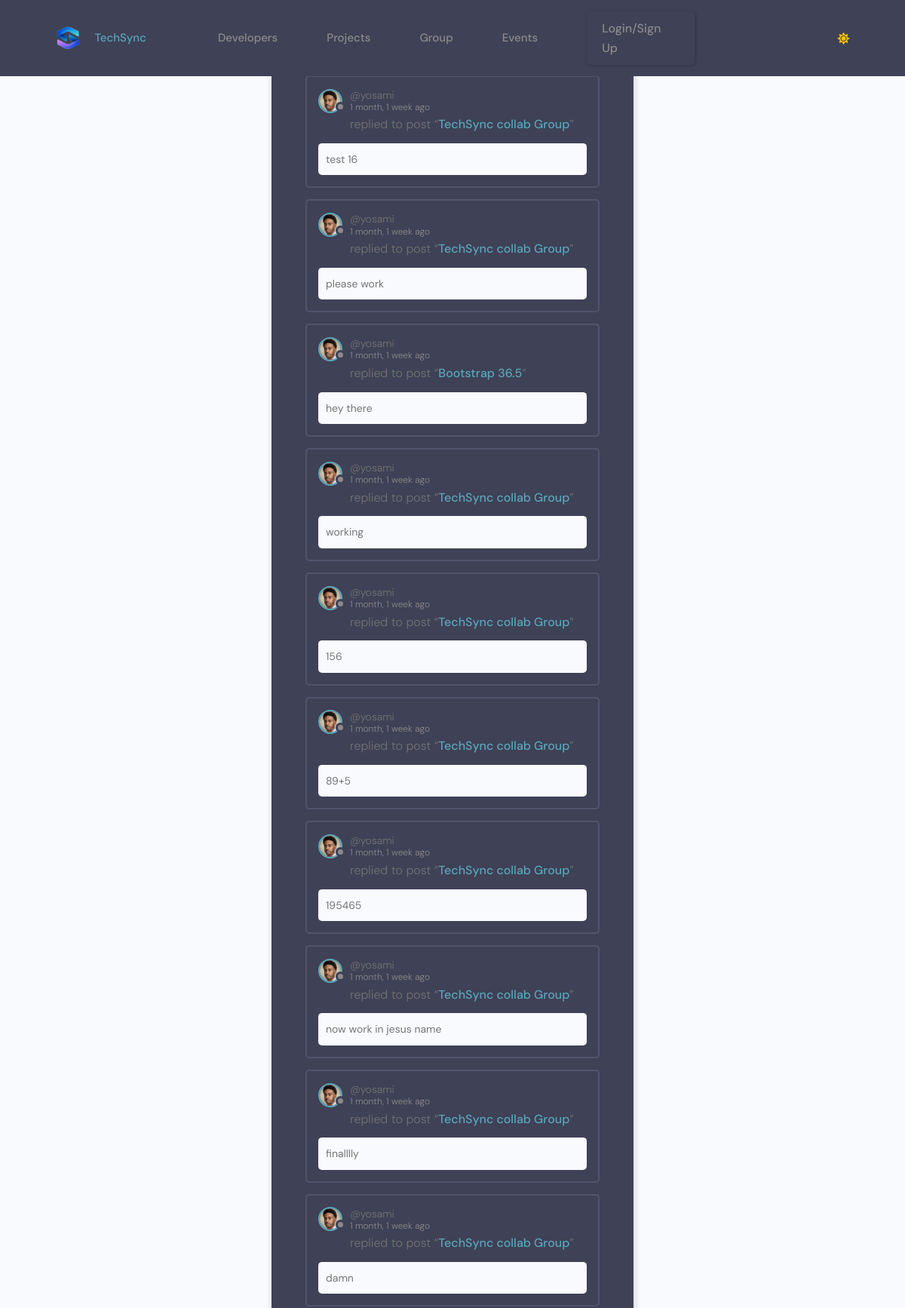
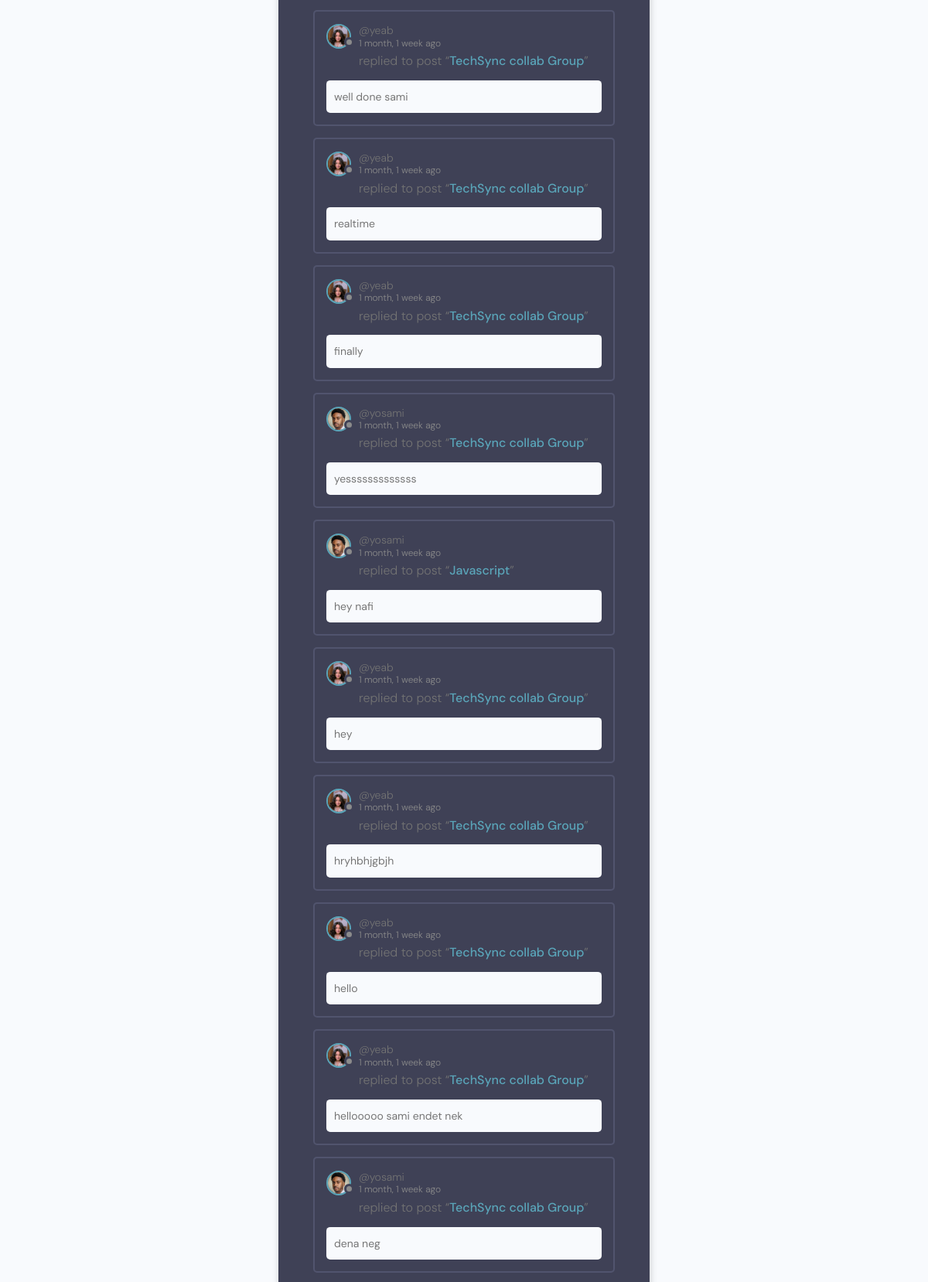
/group/activity/ (upper part), run on the app's committed database (2 pictures, top to bottom).
### group/models.py (models this page shows, shortened)
class Message(models.Model):
    id = models.UUIDField(default=uuid.uuid4, primary_key=True, unique=True, editable=False, )
    user = models.ForeignKey(User, on_delete=models.CASCADE)
    room = models.ForeignKey(Room, on_delete=models.CASCADE)
    body = models.TextField(default='')
    file = models.FileField(upload_to='files/', blank=True, null=True)
    updated = models.DateTimeField(auto_now=True)
    created = models.DateTimeField(auto_now_add=True)
    class Meta:
        ordering = ['updated', 'created']

class Room(models.Model):
    id = models.UUIDField(default=uuid.uuid4, primary_key=True, unique=True, editable=False, )
    host = models.ForeignKey(User, on_delete=models.SET_NULL, null=True)
    topic = models.ForeignKey(Topic, on_delete=models.SET_NULL, null=True)
    name = models.CharField(max_length=200)
    description = models.TextField(null=True, blank=True)
    participants = models.ManyToManyField(User, related_name='participants', blank=True)
    users_online = models.ManyToManyField(User, related_name='online_in_rooms', blank=True)
    updated = models.DateTimeField(auto_now=True)
    created = models.DateTimeField(auto_now_add=True)
    class Meta:
        ordering = ['-updated', '-created']
    def __str__(self):
        return self.name

### users/models.py (models this page shows, shortened)
class Profile(models.Model):
    id = models.UUIDField(default=uuid.uuid4, primary_key=True, unique=True, editable=False, )
    user = models.OneToOneField(User, on_delete=models.CASCADE,null=True,blank=True)
    name = models.CharField(max_length=200, blank=True,null=True)
    username = models.CharField(max_length=200, blank=True,null=True,unique=True)
    headline = models.CharField(max_length=200, blank=True,null=True)
    about = models.TextField(blank=True, null=True)
    location = models.CharField(max_length=200, blank=True,null=True)
    profile_image = models.ImageField(null=True, blank=True,upload_to='profiles', default='default_profile.png')
    github_link = models.CharField(max_length=200, blank=True,null=True)
    twitter_link = models.CharField(max_length=200, blank=True,null=True)
    linkedin_link = models.CharField(max_length=200, blank=True,null=True)
    personal_link = models.CharField(max_length=200, blank=True,null=True)
    phone_regex = RegexValidator(
    regex=r'^\+?1?\d{9,15}$',
    message="Phone number must be entered in the format: '+999999999'. Up to 15 digits allowed."
    )
    phone_number = models.CharField(validators=[phone_regex], max_length=17, blank=True)  # validators should be a list
    created_at = models.DateTimeField(auto_now_add=True)

class User(AbstractUser):
    email = models.EmailField(unique=True)
    is_event_organizer = models.BooleanField(default=False)
    is_event_moderator = models.BooleanField(default=False)
    is_speaker = models.BooleanField(default=False)  # Flag to identify if user is a speaker (remove it there is no need for it)
    is_recruiter = models.BooleanField(default=False)
    is_applicant = models.BooleanField(default=False)
    has_resume = models.BooleanField(default=False)
    has_company = models.BooleanField(default=False)

### group/views.py (the view)
# urls.py: path('activity/', views.activityPage, name="activity"),
def activityPage(request):
    room_messages = Message.objects.all()
    return render(request, 'group/activity.html', {'room_messages': room_messages})

### techsync/context_processors.py (called while the page is built, shortened)
def navbar_data(request):
    profile = event_organizer = event_moderator = None
    return {
        'profile': profile,
        'event_organizer': event_organizer,
        'event_moderator': event_moderator,
    }

### templates/group/activity.html (shortened to what this page needs)
{% extends 'main/main.html' %}
{% block content %}
<main class="layout">
  <div class="container">
    <div class="layout__box">
      <div class="activities-page layout__body">
        {% for message in room_messages %}
        <div class="activities__box">
          <div class="activities__boxHeader roomListRoom__header">
            <a href="{% url 'user-profile' message.user.profile.id %}" class="roomListRoom__author">
              <div class="avatar avatar--small">
                <img src="{{message.user.profile.profile_image.url}}">
              </div>
              <p>
                @{{message.user}}
                <span>{{message.created|timesince}} ago</span>
              </p>
            </a>
          </div>
          <div class="activities__boxContent">
            <p>replied to post “<a href="{% url 'room' message.room.id %}">{{message.room}}</a>”</p>
            <div class="activities__boxRoomContent">
              {{message.body|truncatechars:100}}
            </div>
          </div>
        </div>
        {% endfor %}
      </div>
    </div>
  </div>
</main>
{% endblock content %}

### static/styles/langauge.css (style rules this page uses)
:root { --li4-color-primary-hsl: 250, 84%, 54%; --li4-color-bg-hsl: 0, 0%, 100%; --li4-color-contrast-high-hsl: 230, 7%, 23%; --li4-color-contrast-higher-hsl: 230, 13%, 9%; --li4-color-bg-light-hsl: 0, 0%, 100%; --li4-color-white-hsl: 0, 0%, 100%; --li4-color-bg-dark-hsl: 240, 4%, 95%; --li4-color-bg-lighter-hsl: 0, 0%, 100%; --li4-color-black-hsl: 230, 13%, 9%; --li4-space-3xs: 0.25rem; --li4-space-2xs: 0.375rem; --li4-space-xs: 0.5rem; --li4-space-sm: 0.75rem; }
@media (min-width: 64rem) { :root { --li4-space-3xs: 0.375rem; --li4-space-2xs: 0.5625rem; --li4-space-xs: 0.75rem; --li4-space-sm: 1.125rem; } }
:root { --picker-vertical-gap: 4px; }

### static/styles/app.css (style rules this page uses)
:root { --color-sub: #0b0c10; }
img { width: 100%; }

### static/styless/style.css (style rules this page uses)
:root { --color-main: #71c6dd; --color-main-light: #e1f6fb; --color-dark: #3f4156; --color-dark-medium: #51546e; --color-dark-light: #696d97; --color-light: #e5e5e5; --color-gray: #8b8b8b; --color-light-gray: #b2bdbd; --color-bg: #2d2d39; --color-success: #5dd693; --color-error: #fc4b0b; }
* { font-family: "DM Sans", -apple-system, BlinkMacSystemFont, "Segoe UI", Roboto, Oxygen, Ubuntu, Cantarell, "Open Sans", "Helvetica Neue", sans-serif; margin: 0; padding: 0; box-sizing: border-box; text-rendering: optimizeLegibility; font-size: inherit; }
html { font-size: 56.25%; }
@media only screen and (min-width: 1200px) { html { font-size: 62.5%; } }
body { line-height: 1.6; font-weight: 400; font-size: 1.5rem; color: var(--color-light-gray); background-color: var(--color-bg); min-height: 100vh; }
img { width: 100%; }
a { display: inline-block; color: var(--color-main); text-decoration: none; }
.container { max-width: 120rem; width: 90%; margin: auto; }
.avatar { position: relative; display: inline-block; border-radius: 50%; border: 2px solid var(--color-main); }
.avatar img { display: block; border-radius: 50%; object-fit: cover; object-position: center; }
.avatar::after { content: ""; display: block; position: absolute; background-color: var(--color-gray); z-index: 111; border-radius: 50%; border: 0.3rem solid var(--color-dark); }
.avatar.avatar--small img { width: 2.8rem; height: 2.8rem; }
.avatar.avatar--small:after { width: 0.7rem; height: 0.7rem; bottom: 0px; right: -6px; }
.layout { margin-top: 2.4rem; }
.layout > .container { display: flex; justify-content: space-between; align-items: flex-start; }
.layout__box { width: 90%; max-width: 48rem; min-height: 40rem; position: absolute; top: 50%; left: 50%; transform: translate(-50%, -46%); background-color: var(--color-dark); border-radius: 1rem; box-shadow: 1px 1px 6px 3px rgba(0, 0, 0, 0.1); overflow: hidden; }
.layout__body { margin: 3rem; }
.roomListRoom__header { display: flex; justify-content: space-between; align-items: center; }
.roomListRoom__author { font-weight: 500; display: flex; align-items: center; gap: 1rem; }
.activities__box { margin: 1.5rem; padding: 1.5rem; border: 2px solid var(--color-dark-medium); border-radius: 5px; }
.activities__boxHeader p { font-size: 1.4rem; line-height: 1.3; }
.activities__boxHeader p span { color: var(--color-gray); font-size: 1.2rem; display: block; }
.activities__boxContent { margin-left: 4.2rem; }
.activities__boxContent { font-size: 1.4rem; }
.activities__boxRoomContent { background: var(--color-bg); padding: 1rem; border-radius: 5px; margin-top: 1rem; margin-left: -4.2rem; }

### static/uikit/styles/modules/_variables.css (style rules this page uses)
:root { --color-main: #5aa5b9; --color-main-light: #e6faff; --color-sub: #0b0c10; --color-sub-light: #51546e; --color-sub-lighter: #ededfd; --color-text: #737373; --color-gray: #8b8b8b; --color-light: #e5e7eb; --color-light-gray: #767676; --color-bg: #f8fafd; --color-white: #fffefd; --color-white-light: #f3f3f3; --color-success: #359e64; --color-success-bg: #def8e8; --color-error: #fc4b0b; --color-error-bg: #fff2ee; --font-base: 'Poppins', arial, helvetica, 'Segoe UI', roboto, ubuntu, sans-serif; --font-monospace: 'Fira Code', 'Courier New', courier, monospace; --font-regular: 300; --font-medium: 500; --font-bold: 700; --generic-shadow: 1px 1px 5px #00000010; --generic-transition: all 0.3s ease-in-out; --color-btn-text: #0b0c10; }

### static/uikit/styles/modules/_typography.css (style rules this page uses)
* { font-family: var(--font-base); }
a { padding-bottom: 2px; text-decoration: none; display: inline-block; color: var(--color-main); font-weight: var(--font-medium); }

### static/uikit/styles/modules/_utilities.css (style rules this page uses)
.container { width: 92%; max-width: 165rem; margin: 0 auto; box-sizing: border-box; }
@media screen and (min-width: 1000px) { .container { width: 90%; } }
@media screen and (min-width: 1200px) { .container { width: 80%; } }

### data on the page
Message: user.profile.profile_image (picture), user "yosami", created "1 month, 1 week", room "TechSync collab Group", body "test 16"
Message: user.profile.profile_image (picture), user "yosami", created "1 month, 1 week", room "TechSync collab Group", body "please work"
Message: user.profile.profile_image (picture), user "yosami", created "1 month, 1 week", room "Bootstrap 36.5", body "hey there"
Message: user.profile.profile_image (picture), user "yosami", created "1 month, 1 week", room "TechSync collab Group", body "working"
Message: user.profile.profile_image (picture), user "yosami", created "1 month, 1 week", room "TechSync collab Group", body "156"
Message: user.profile.profile_image (picture), user "yosami", created "1 month, 1 week", room "TechSync collab Group", body "89+5"
Message: user.profile.profile_image (picture), user "yosami", created "1 month, 1 week", room "TechSync collab Group", body "195465"
Message: user.profile.profile_image (picture), user "yosami", created "1 month, 1 week", room "TechSync collab Group", body "now work in jesus name"
Message: user.profile.profile_image (picture), user "yosami", created "1 month, 1 week", room "TechSync collab Group", body "finalllly"
Message: user.profile.profile_image (picture), user "yosami", created "1 month, 1 week", room "TechSync collab Group", body "damn"
Message: user.profile.profile_image (picture), user "yeab", created "1 month, 1 week", room "TechSync collab Group", body "well done sami"
Message: user.profile.profile_image (picture), user "yeab", created "1 month, 1 week", room "TechSync collab Group", body "realtime"
Message: user.profile.profile_image (picture), user "yeab", created "1 month, 1 week", room "TechSync collab Group", body "finally"
Message: user.profile.profile_image (picture), user "yosami", created "1 month, 1 week", room "TechSync collab Group", body "yesssssssssssss"
Message: user.profile.profile_image (picture), user "yosami", created "1 month, 1 week", room "Javascript", body "hey nafi"
Message: user.profile.profile_image (picture), user "yeab", created "1 month, 1 week", room "TechSync collab Group", body "hey"
Message: user.profile.profile_image (picture), user "yeab", created "1 month, 1 week", room "TechSync collab Group", body "hryhbhjgbjh"
Message: user.profile.profile_image (picture), user "yeab", created "1 month, 1 week", room "TechSync collab Group", body "hello"
Message: user.profile.profile_image (picture), user "yeab", created "1 month, 1 week", room "TechSync collab Group", body "hellooooo sami endet nek"
Message: user.profile.profile_image (picture), user "yosami", created "1 month, 1 week", room "TechSync collab Group", body "dena neg"
